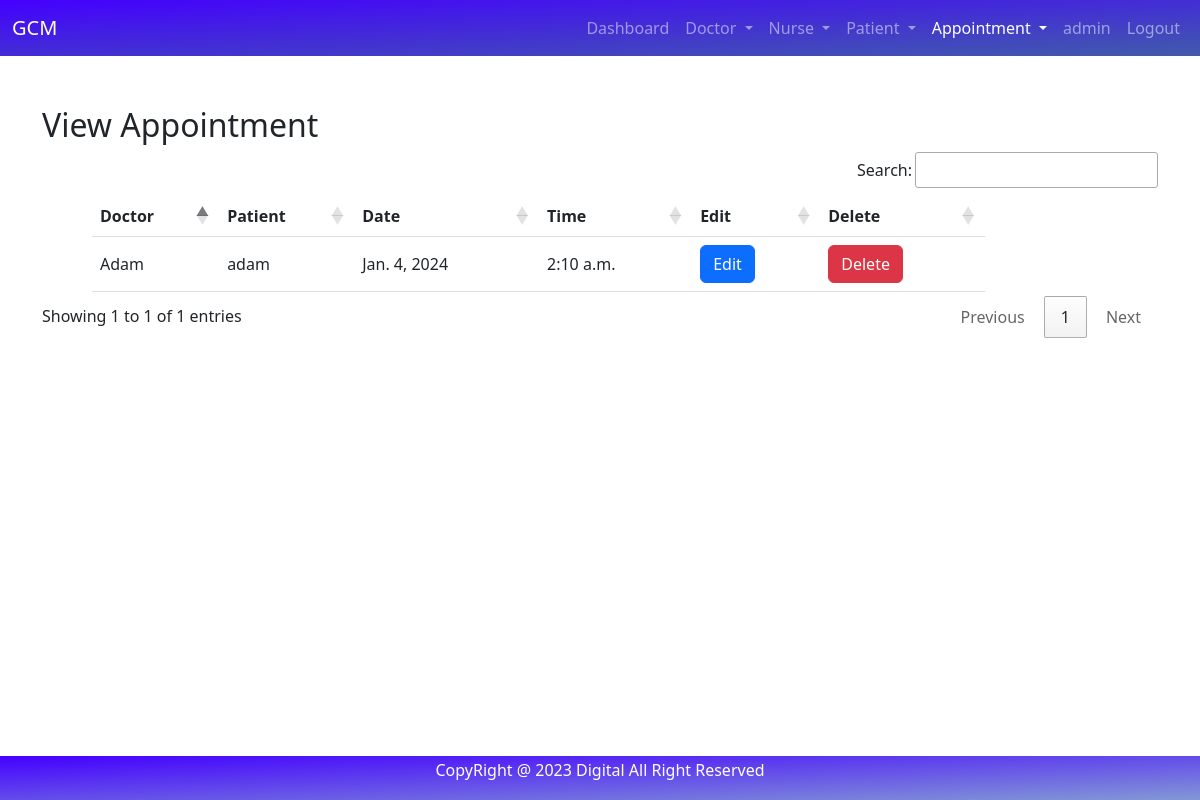
The page /view_appointment/ (signed in) on the database as committed earlier.
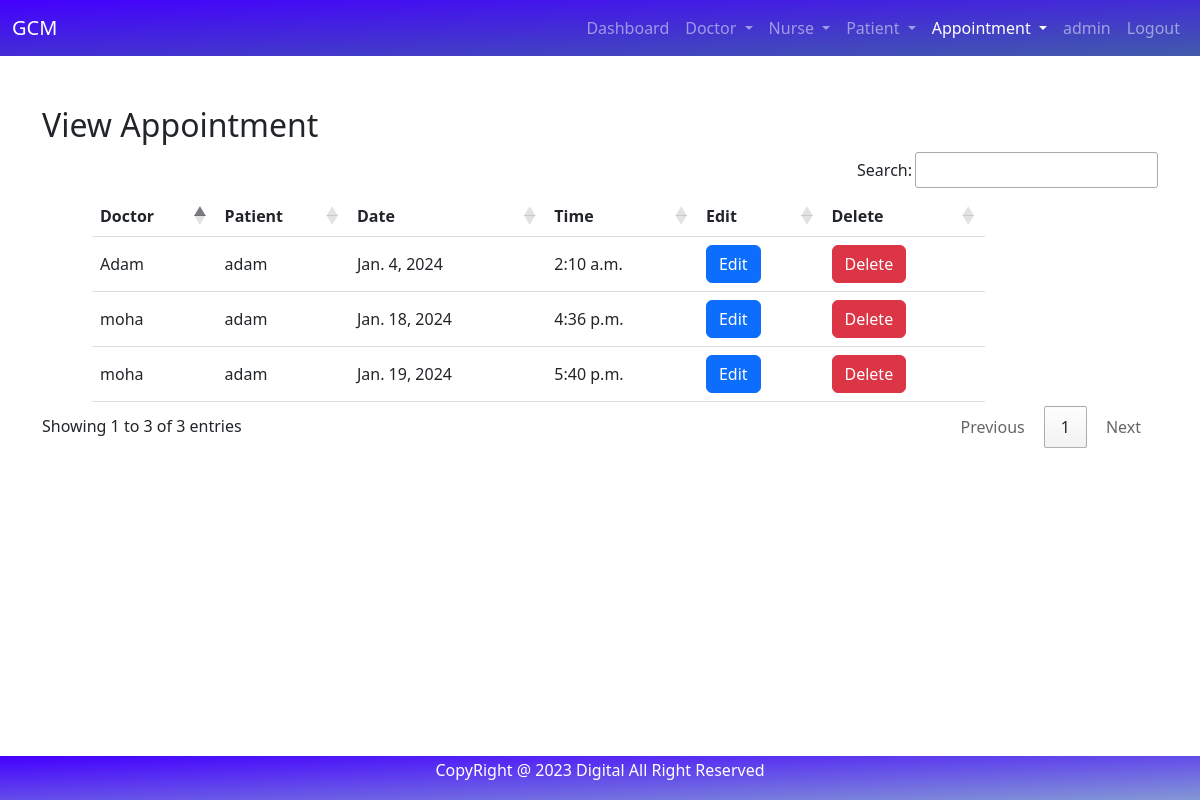
The same page on the database as committed later.
### hospital/models.py (models this page shows, shortened)
class Appointment(models.Model):
    Doctor = models.ForeignKey(Doctor,on_delete=models.CASCADE)
    Patient = models.ForeignKey(Patient,on_delete=models.CASCADE)
    Date = models.DateField()
    time = models.TimeField()

class Doctor(models.Model):
    Name = models.CharField(max_length=50)
    Phone = models.IntegerField()
    SP = models.CharField(max_length=50)
    email = models.EmailField(max_length=240,null=True)
    password = models.CharField(max_length=50,null=True)
    type_personnel = "doctor"

class Patient(models.Model):
    Name = models.CharField(max_length=50)
    Gender = models.CharField(max_length=10)
    Phone = models.IntegerField(null = True)
    Address = models.TextField()
    Maladie = models.TextField(null=True)
    email = models.EmailField(max_length=240,null=True)
    password = models.CharField(max_length=50,null=True)
    type_personnel = "patient"

### hospital/views.py (the view)
# urls.py: path('view_appointment/',View_appointment, name='view_appointment'),
def View_appointment(request):
    active_page = 'appointment'
    if not request.user.is_staff:
        return redirect('login')
    appointments = Appointment.objects.all()
    ap = {'appointments' : appointments}
    return render(request,'view_appointment.html',{**ap,'active_page' : active_page})

### hospital/templates/view_appointment.html
{% include "base.html"%}
{% include "navbar.html"%}
{% load static%}
{% block content%}
<div class="container" style="margin-top: 50px; margin-bottom:80px;">
    <h2>View Appointment</h2>
    <table id="table">
        <thead>
            <tr id="tr">
                <th id="th">Doctor</th>
                <th id="th">Patient</th>
                <th id="th">Date</th>
                <th id="th">Time</th>
                <th id="th">Edit</th>
                <th id="th">Delete</th>
            </tr>
        </thead>
        <tbody>
            {% for appointment in appointments %}
            <tr id="tr">
                <td id="td">{{appointment.Doctor.Name}}</td>
                <td id="td">{{appointment.Patient.Name}}</td>
                <td id="td">{{appointment.Date}}</td>
                <td id="td">{{appointment.time}}</td>
                <td id="td"><a href="{% url 'edit_appointment' appointment.id %}" class="btn btn-primary">Edit</a></td>
                <td id="td"><a href="{% url 'delete_appointment' appointment.id %}" onclick="return confirm('Are you sure ?')" class="btn btn-danger">Delete</a></td>
            </tr>
            {% endfor %}
        </tbody>
    </table>
</div>
{% endblock content%}
{% include "footer.html"%}

Rows that differ between the two databases and show on the page:
added Appointment: Doctor.Name "moha", Patient.Name "adam", Date "Jan. 18, 2024", time "4:36 p.m."
added Appointment: Doctor.Name "moha", Patient.Name "adam", Date "Jan. 19, 2024", time "5:40 p.m."
Other text that changed with them:
text written by a page script: "Search: Showing 1 to 1 of 1 entries Previous 1 Next" → "Search: Showing 1 to 3 of 3 entries Previous 1 Next"
